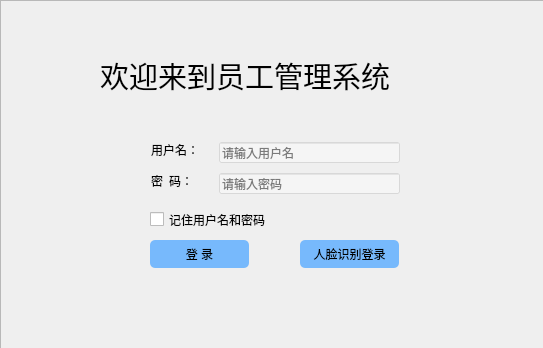
<?xml version="1.0" encoding="UTF-8"?>
<ui version="4.0">
 <class>Form</class>
 <widget class="QWidget" name="Form">
  <property name="geometry">
   <rect>
    <x>0</x>
    <y>0</y>
    <width>543</width>
    <height>348</height>
   </rect>
  </property>
  <property name="minimumSize">
   <size>
    <width>543</width>
    <height>348</height>
   </size>
  </property>
  <property name="maximumSize">
   <size>
    <width>543</width>
    <height>348</height>
   </size>
  </property>
  <property name="windowTitle">
   <string>Form</string>
  </property>
  <property name="styleSheet">
   <string notr="true"/>
  </property>
  <widget class="QFrame" name="frame">
   <property name="geometry">
    <rect>
     <x>0</x>
     <y>0</y>
     <width>551</width>
     <height>351</height>
    </rect>
   </property>
   <property name="styleSheet">
    <string notr="true">QFrame {
border-image:url(:/lay/image/login1.png);
}
QLineEdit {
border-image:url();
}
QLabel {
border-image:url();
}
QPushButton {
border-image:url();
}
QCheckBox {
border-image:url();
}
QGridLayout {
border-image:url();
}</string>
   </property>
   <property name="frameShape">
    <enum>QFrame::StyledPanel</enum>
   </property>
   <property name="frameShadow">
    <enum>QFrame::Raised</enum>
   </property>
   <widget class="QPushButton" name="btn_facelogin">
    <property name="geometry">
     <rect>
      <x>300</x>
      <y>240</y>
      <width>99</width>
      <height>28</height>
     </rect>
    </property>
    <property name="cursor">
     <cursorShape>PointingHandCursor</cursorShape>
    </property>
    <property name="styleSheet">
     <string notr="true">QPushButton
{
	border-radius: 5px;
	background-color: rgb(85, 170, 255,200);
}</string>
    </property>
    <property name="text">
     <string>人脸识别登录</string>
    </property>
   </widget>
   <widget class="QPushButton" name="btn_login">
    <property name="geometry">
     <rect>
      <x>150</x>
      <y>240</y>
      <width>99</width>
      <height>28</height>
     </rect>
    </property>
    <property name="cursor">
     <cursorShape>PointingHandCursor</cursorShape>
    </property>
    <property name="styleSheet">
     <string notr="true">QPushButton
{	
	border-radius: 5px;
	background-color: rgb(85, 170, 255,200);
}</string>
    </property>
    <property name="text">
     <string>登 录</string>
    </property>
   </widget>
   <widget class="QLabel" name="label">
    <property name="geometry">
     <rect>
      <x>151</x>
      <y>142</y>
      <width>60</width>
      <height>16</height>
     </rect>
    </property>
    <property name="font">
     <font>
      <family>宋体</family>
     </font>
    </property>
    <property name="text">
     <string>用户名：</string>
    </property>
   </widget>
   <widget class="QCheckBox" name="checkBox">
    <property name="geometry">
     <rect>
      <x>150</x>
      <y>210</y>
      <width>147</width>
      <height>19</height>
     </rect>
    </property>
    <property name="styleSheet">
     <string notr="true"/>
    </property>
    <property name="text">
     <string>记住用户名和密码</string>
    </property>
   </widget>
   <widget class="QLineEdit" name="lineEdit_id">
    <property name="geometry">
     <rect>
      <x>219</x>
      <y>142</y>
      <width>181</width>
      <height>21</height>
     </rect>
    </property>
    <property name="toolTip">
     <string>&lt;html&gt;&lt;head/&gt;&lt;body&gt;&lt;p align=&quot;center&quot;&gt;&lt;br/&gt;&lt;/p&gt;&lt;/body&gt;&lt;/html&gt;</string>
    </property>
    <property name="styleSheet">
     <string notr="true">background-color: rgb(255, 255, 255, 100);</string>
    </property>
    <property name="placeholderText">
     <string>请输入用户名</string>
    </property>
   </widget>
   <widget class="QLineEdit" name="lineEdit_pw">
    <property name="geometry">
     <rect>
      <x>219</x>
      <y>173</y>
      <width>181</width>
      <height>21</height>
     </rect>
    </property>
    <property name="styleSheet">
     <string notr="true">background-color: rgb(255, 255, 255, 100);</string>
    </property>
    <property name="echoMode">
     <enum>QLineEdit::Password</enum>
    </property>
    <property name="placeholderText">
     <string>请输入密码</string>
    </property>
   </widget>
   <widget class="QLabel" name="label_2">
    <property name="geometry">
     <rect>
      <x>151</x>
      <y>173</y>
      <width>61</width>
      <height>16</height>
     </rect>
    </property>
    <property name="font">
     <font>
      <family>宋体</family>
     </font>
    </property>
    <property name="text">
     <string>密  码：</string>
    </property>
   </widget>
   <widget class="QLabel" name="label_3">
    <property name="geometry">
     <rect>
      <x>100</x>
      <y>50</y>
      <width>381</width>
      <height>51</height>
     </rect>
    </property>
    <property name="font">
     <font>
      <family>华文行楷</family>
      <pointsize>22</pointsize>
     </font>
    </property>
    <property name="styleSheet">
     <string notr="true"/>
    </property>
    <property name="text">
     <string>欢迎来到员工管理系统</string>
    </property>
   </widget>
  </widget>
 </widget>
 <tabstops>
  <tabstop>lineEdit_id</tabstop>
  <tabstop>lineEdit_pw</tabstop>
  <tabstop>btn_login</tabstop>
  <tabstop>btn_facelogin</tabstop>
  <tabstop>checkBox</tabstop>
 </tabstops>
 <resources>
  <include location="aaa.qrc"/>
 </resources>
 <connections/>
</ui>
